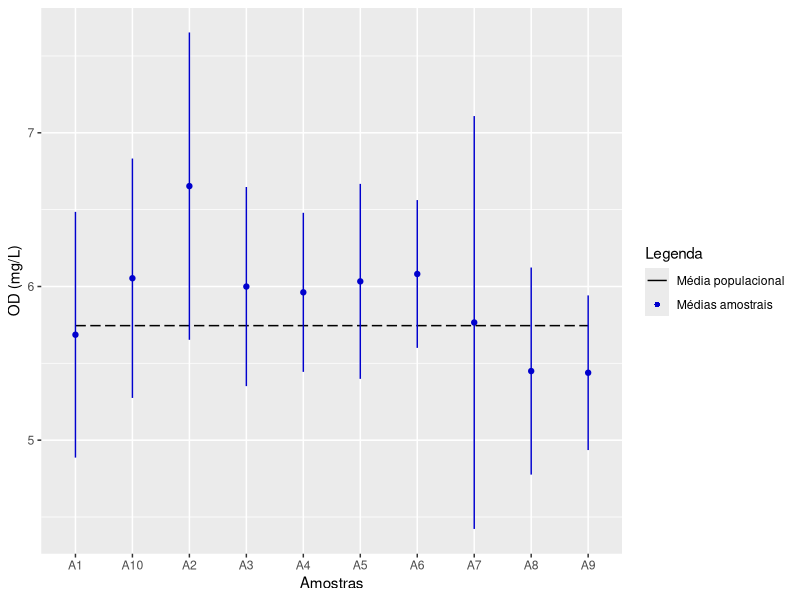
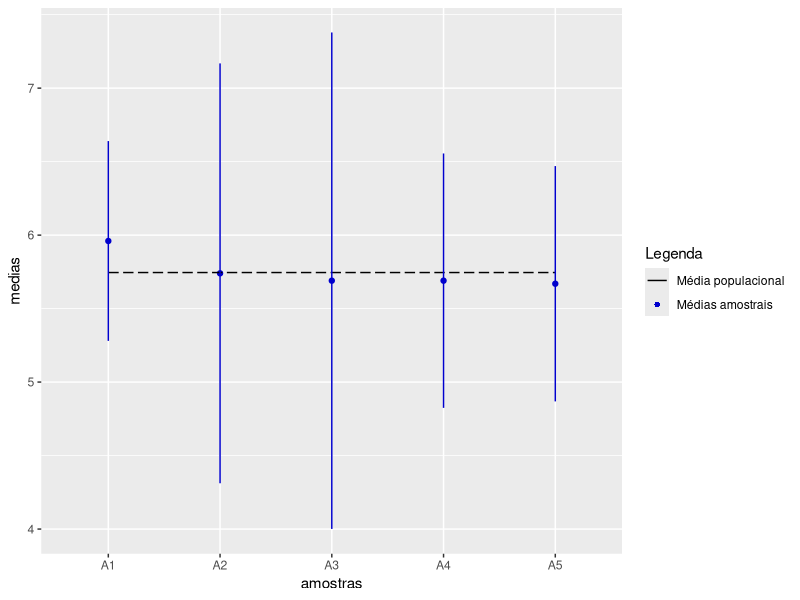

Source code (R) for these figures, in order:
# Bibliotecas utilizadas
library(ggplot2) # para os gráficos

# Série de dados utilizados: banco de dados de qualidade de água
qualIGU <- read.csv('chem_data.csv')
# A opção é pela série de OD no posto IG3 (bacia do Iguaçu)
OD1 <- na.omit(subset(qualIGU, PONTO == "IG1", select = OD..mg.L.))
# Média e desvio padrão da série
media <- mean(OD1$OD..mg.L.)
desvpad <- sd(OD1$OD..mg.L.)
# Erro padrão da média
erropadrao <- desvpad/sqrt(nrow(OD1))

# Subamostras da série (números gerados com distribuição normal)
sub1 <- rnorm(12, mean = media, sd = desvpad)
sub2 <- rnorm(12, mean = media, sd = desvpad)
sub3 <- rnorm(12, mean = media, sd = desvpad)
sub4 <- rnorm(12, mean = media, sd = desvpad)
sub5 <- rnorm(12, mean = media, sd = desvpad)
sub6 <- rnorm(12, mean = media, sd = desvpad)
sub7 <- rnorm(12, mean = media, sd = desvpad)
sub8 <- rnorm(12, mean = media, sd = desvpad)
sub9 <- rnorm(12, mean = media, sd = desvpad)
sub10 <- rnorm(12, mean = media, sd = desvpad)
# Cálculo dos intervalos de confiança (90%) para cada amostra
ci1 <- t.test(sub1,conf.level = 0.90)$"conf.int"
ci2 <- t.test(sub2,conf.level = 0.90)$"conf.int"
ci3 <- t.test(sub3,conf.level = 0.90)$"conf.int"
ci4 <- t.test(sub4,conf.level = 0.90)$"conf.int"
ci5 <- t.test(sub5,conf.level = 0.90)$"conf.int"
ci6 <- t.test(sub6,conf.level = 0.90)$"conf.int"
ci7 <- t.test(sub7,conf.level = 0.90)$"conf.int"
ci8 <- t.test(sub8,conf.level = 0.90)$"conf.int"
ci9 <- t.test(sub9,conf.level = 0.90)$"conf.int"
ci10 <- t.test(sub10,conf.level = 0.90)$"conf.int"
# Cálculo das médias de cada amostra
m1 <- t.test(sub1)$"estimate"
m2 <- t.test(sub2)$"estimate"
m3 <- t.test(sub3)$"estimate"
m4 <- t.test(sub4)$"estimate"
m5 <- t.test(sub5)$"estimate"
m6 <- t.test(sub6)$"estimate"
m7 <- t.test(sub7)$"estimate"
m8 <- t.test(sub8)$"estimate"
m9 <- t.test(sub9)$"estimate"
m10 <- t.test(sub10)$"estimate"
# Montagem do data frame para o gráfico
dados <- data.frame(medias = c(m1,m2,m3,m4,m5,m6,m7,m8,m9,m10),
                    mediapop = rep(10,x = media),
                    ciinf = c(ci1[1],ci2[1],ci3[1],ci4[1],ci5[1],ci6[1],ci7[1],ci8[1],ci9[1],ci10[1]),
                    cisup = c(ci1[2],ci2[2],ci3[2],ci4[2],ci5[2],ci6[2],ci7[2],ci8[2],ci9[2],ci10[2]),
                    amostras = c("A1","A2","A3","A4","A5","A6","A7","A8","A9","A10"))

# Gráfico com os intervalos de confiança
# tiff('intervaloConf.tif', height=720, width = 1780, res=300)
ggplot() +
  geom_point(data = dados,aes(x = amostras,y = medias, colour = "Médias amostrais")) +
  geom_line(data = dados, aes(x = amostras, y = mediapop, colour = "Média populacional", group = 1),linetype = "longdash") +
  geom_linerange(data = dados,aes(x = amostras, ymin = ciinf, ymax = cisup),color="blue3") +
  labs(x="Amostras",y="OD (mg/L)") +
  scale_color_manual(name = "Legenda",
                     values = c("Médias amostrais" = "blue3",
                                "Média populacional" = "black"),
                     guide = guide_legend(override.aes = list(
                       linetype = c("solid","blank"),
                       shape = c(NA,16)))) +
  theme_gray()
# dev.off()

# Subamostras da série (números gerados com distribuição normal)
sub1 <- OD1[1:10,]
sub2 <- OD1[11:20,]
sub3 <- OD1[21:30,]
sub4 <- OD1[31:40,]
sub5 <- OD1[41:53,]
# Cálculo dos intervalos de confiança (95%) para cada amostra
ci1 <- t.test(sub1)$"conf.int"
ci2 <- t.test(sub2)$"conf.int"
ci3 <- t.test(sub3)$"conf.int"
ci4 <- t.test(sub4)$"conf.int"
ci5 <- t.test(sub5)$"conf.int"
# Cálculo das médias de cada amostra
m1 <- t.test(sub1)$"estimate"
m2 <- t.test(sub2)$"estimate"
m3 <- t.test(sub3)$"estimate"
m4 <- t.test(sub4)$"estimate"
m5 <- t.test(sub5)$"estimate"
# Montagem do data frame para o gráfico
dados <- data.frame(medias = c(m1,m2,m3,m4,m5),
                    mediapop = rep(5,x = media),
                    ciinf = c(ci1[1],ci2[1],ci3[1],ci4[1],ci5[1]),
                    cisup = c(ci1[2],ci2[2],ci3[2],ci4[2],ci5[2]),
                    amostras = c("A1","A2","A3","A4","A5"))

# Gráfico com os intervalos de confiança
ggplot() +
  geom_point(data = dados,aes(x = amostras,y = medias, colour = "Médias amostrais")) +
  geom_line(data = dados, aes(x = amostras, y = mediapop, colour = "Média populacional", group = 1),linetype = "longdash") +
  geom_linerange(data = dados,aes(x = amostras, ymin = ciinf, ymax = cisup),color="blue3") +
  scale_color_manual(name = "Legenda",
                     values = c("Médias amostrais" = "blue3",
                                "Média populacional" = "black"),
                     guide = guide_legend(override.aes = list(
                       linetype = c("solid","blank"),
                       shape = c(NA,16)))) +
  theme_gray() 
